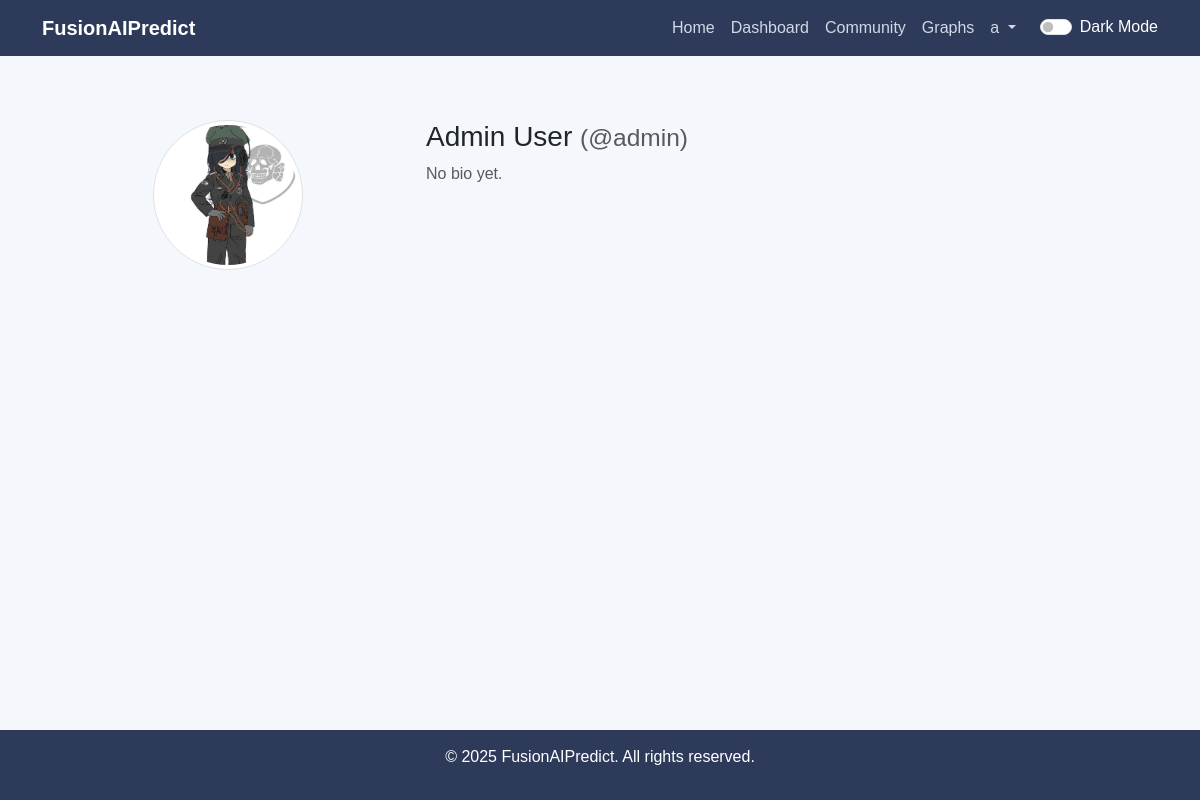
The app's page /profile/admin (signed in) with its own data.
### tables this page shows
CREATE TABLE users (
        id INTEGER PRIMARY KEY AUTOINCREMENT,
        username TEXT UNIQUE NOT NULL,
        password TEXT NOT NULL,
        display_name TEXT NOT NULL,
        is_admin INTEGER DEFAULT 0,
        bio TEXT DEFAULT '',
        email TEXT DEFAULT '',
        profile_pic TEXT DEFAULT 'default.png',
        is_premium INTEGER DEFAULT 0,
        token_balance INTEGER DEFAULT 10
    );

### app/routes.py (the view)
    @app.route('/profile/<username>')
    @login_required
    def view_profile(username):
        conn = get_db()
        cursor = conn.cursor()
        cursor.execute('SELECT username, display_name, bio, email, profile_pic FROM users WHERE username = ?', (username,))
        user = cursor.fetchone()
        conn.close()
        if user is None:
            abort(404)
        return render_template('profile.html', user=dict(user))

### app/db.py (called while the page is built)
def get_db():
    conn = sqlite3.connect(DATABASE)
    conn.row_factory = sqlite3.Row
    return conn

### templates/profile.html (shortened to what this page needs)
{% extends "base.html" %}
{% block content %}
<div class="container mt-4">
    <div class="row">
        <div class="col-md-4 text-center">
            <img src="{{ url_for('static', filename='uploads/' ~ user.profile_pic) }}" alt="Profile Picture" class="img-thumbnail rounded-circle mb-3" style="width: 150px; height: 150px; object-fit: cover;">
        </div>
        <div class="col-md-8">
            <h3>{{ user.display_name }} <small class="text-muted">(@{{ user.username }})</small></h3>
            {% if user.bio %}
            <p><strong>Bio:</strong> {{ user.bio }}</p>
            {% else %}
            <p class="text-muted">No bio yet.</p>
            {% endif %}
        </div>
    </div>
</div>
{% endblock %}

### templates/base.html (style rules this page uses)
:root { --bg-light: #f4f7fc; --text-light: #212529; --card-light: #ffffff; --bg-dark: #1e1e2f; --text-dark: #eee; --card-dark: #2c2c3a; }
body { padding-top: 6rem; background-color: var(--bg-light); color: var(--text-light); font-family: 'Arial', sans-serif; transition: background-color 0.3s, color 0.3s; }
body { background-color: var(--bg-light); color: var(--text-light); transition: background-color 0.3s, color 0.3s; }

### records on screen
users: profile_pic (picture), display_name "Admin User", username "admin"

### other values on screen
{{ session['display_name'] }} "a"
